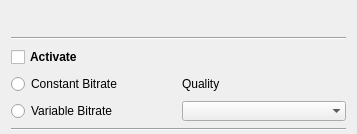
<?xml version="1.0" encoding="UTF-8"?>
<ui version="4.0">
 <class>GUI_AudioConvert</class>
 <widget class="QWidget" name="GUI_AudioConvert">
  <property name="geometry">
   <rect>
    <x>0</x>
    <y>0</y>
    <width>357</width>
    <height>134</height>
   </rect>
  </property>
  <property name="minimumSize">
   <size>
    <width>0</width>
    <height>134</height>
   </size>
  </property>
  <property name="maximumSize">
   <size>
    <width>16777215</width>
    <height>152</height>
   </size>
  </property>
  <layout class="QGridLayout" name="gridLayout">
   <property name="topMargin">
    <number>5</number>
   </property>
   <property name="bottomMargin">
    <number>0</number>
   </property>
   <item row="9" column="2" colspan="2">
    <widget class="QComboBox" name="cb_quality">
     <property name="focusPolicy">
      <enum>Qt::StrongFocus</enum>
     </property>
     <property name="sizeAdjustPolicy">
      <enum>QComboBox::AdjustToMinimumContentsLengthWithIcon</enum>
     </property>
     <property name="iconSize">
      <size>
       <width>0</width>
       <height>0</height>
      </size>
     </property>
     <property name="frame">
      <bool>false</bool>
     </property>
    </widget>
   </item>
   <item row="6" column="0" colspan="4">
    <widget class="Line" name="line">
     <property name="focusPolicy">
      <enum>Qt::StrongFocus</enum>
     </property>
     <property name="orientation">
      <enum>Qt::Horizontal</enum>
     </property>
    </widget>
   </item>
   <item row="8" column="2" colspan="2">
    <widget class="QLabel" name="label">
     <property name="maximumSize">
      <size>
       <width>1000</width>
       <height>16777215</height>
      </size>
     </property>
     <property name="focusPolicy">
      <enum>Qt::StrongFocus</enum>
     </property>
     <property name="text">
      <string>Quality</string>
     </property>
    </widget>
   </item>
   <item row="8" column="0" colspan="2">
    <widget class="QRadioButton" name="rb_cbr">
     <property name="focusPolicy">
      <enum>Qt::StrongFocus</enum>
     </property>
     <property name="text">
      <string>Constant Bitrate</string>
     </property>
    </widget>
   </item>
   <item row="9" column="0" colspan="2">
    <widget class="QRadioButton" name="rb_vbr">
     <property name="focusPolicy">
      <enum>Qt::StrongFocus</enum>
     </property>
     <property name="text">
      <string>Variable Bitrate</string>
     </property>
    </widget>
   </item>
   <item row="10" column="0" colspan="4">
    <widget class="Line" name="line_2">
     <property name="focusPolicy">
      <enum>Qt::StrongFocus</enum>
     </property>
     <property name="orientation">
      <enum>Qt::Horizontal</enum>
     </property>
    </widget>
   </item>
   <item row="5" column="0" colspan="4">
    <layout class="QHBoxLayout" name="horizontalLayout">
     <item>
      <widget class="QLabel" name="lab_title">
       <property name="font">
        <font>
         <pointsize>11</pointsize>
         <weight>75</weight>
         <bold>true</bold>
        </font>
       </property>
       <property name="text">
        <string/>
       </property>
      </widget>
     </item>
     <item>
      <widget class="QPushButton" name="btn_close">
       <property name="sizePolicy">
        <sizepolicy hsizetype="MinimumExpanding" vsizetype="MinimumExpanding">
         <horstretch>0</horstretch>
         <verstretch>0</verstretch>
        </sizepolicy>
       </property>
       <property name="minimumSize">
        <size>
         <width>24</width>
         <height>24</height>
        </size>
       </property>
       <property name="maximumSize">
        <size>
         <width>24</width>
         <height>24</height>
        </size>
       </property>
       <property name="font">
        <font>
         <weight>50</weight>
         <italic>false</italic>
         <bold>false</bold>
        </font>
       </property>
       <property name="focusPolicy">
        <enum>Qt::StrongFocus</enum>
       </property>
       <property name="layoutDirection">
        <enum>Qt::LeftToRight</enum>
       </property>
       <property name="text">
        <string/>
       </property>
       <property name="iconSize">
        <size>
         <width>16</width>
         <height>16</height>
        </size>
       </property>
       <property name="shortcut">
        <string>Esc</string>
       </property>
       <property name="flat">
        <bool>true</bool>
       </property>
      </widget>
     </item>
    </layout>
   </item>
   <item row="7" column="0">
    <widget class="QCheckBox" name="cb_active">
     <property name="font">
      <font>
       <weight>75</weight>
       <bold>true</bold>
      </font>
     </property>
     <property name="focusPolicy">
      <enum>Qt::StrongFocus</enum>
     </property>
     <property name="text">
      <string>Activate</string>
     </property>
    </widget>
   </item>
  </layout>
 </widget>
 <resources/>
 <connections>
  <connection>
   <sender>btn_close</sender>
   <signal>clicked()</signal>
   <receiver>GUI_AudioConvert</receiver>
   <slot>close()</slot>
   <hints>
    <hint type="sourcelabel">
     <x>279</x>
     <y>17</y>
    </hint>
    <hint type="destinationlabel">
     <x>164</x>
     <y>72</y>
    </hint>
   </hints>
  </connection>
 </connections>
</ui>
